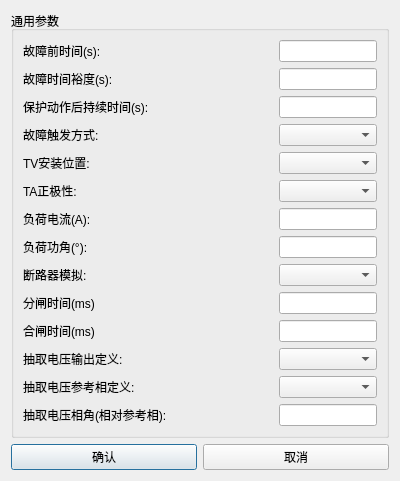
<?xml version="1.0" encoding="UTF-8"?>
<ui version="4.0">
 <class>QDistanceCommonParasDlg</class>
 <widget class="QDialog" name="QDistanceCommonParasDlg">
  <property name="geometry">
   <rect>
    <x>0</x>
    <y>0</y>
    <width>400</width>
    <height>387</height>
   </rect>
  </property>
  <property name="windowTitle">
   <string>通用参数设置</string>
  </property>
  <layout class="QGridLayout" name="gridLayout_2">
   <item row="0" column="0">
    <widget class="QGroupBox" name="groupBox">
     <property name="title">
      <string>通用参数</string>
     </property>
     <layout class="QGridLayout" name="gridLayout_4">
      <item row="8" column="1">
       <widget class="QComboBox" name="m_cmbBreaker"/>
      </item>
      <item row="8" column="0">
       <widget class="QLabel" name="m_labBreaker">
        <property name="text">
         <string>断路器模拟:</string>
        </property>
       </widget>
      </item>
      <item row="10" column="0">
       <widget class="QLabel" name="m_labCloseTime">
        <property name="text">
         <string>合闸时间(ms)</string>
        </property>
       </widget>
      </item>
      <item row="9" column="0">
       <widget class="QLabel" name="m_labBreakTime">
        <property name="text">
         <string>分闸时间(ms)</string>
        </property>
       </widget>
      </item>
      <item row="9" column="1">
       <widget class="QLineEdit" name="m_txtBreakTime"/>
      </item>
      <item row="10" column="1">
       <widget class="QLineEdit" name="m_txtCloseTime"/>
      </item>
      <item row="2" column="0">
       <widget class="QLabel" name="m_labTimeAfter">
        <property name="text">
         <string>保护动作后持续时间(s):</string>
        </property>
       </widget>
      </item>
      <item row="2" column="1">
       <widget class="QLineEdit" name="m_txtTimeAfter"/>
      </item>
      <item row="4" column="0">
       <widget class="QLabel" name="m_labPTPos">
        <property name="text">
         <string>TV安装位置:</string>
        </property>
       </widget>
      </item>
      <item row="3" column="1">
       <widget class="QComboBox" name="m_cmbFaultTrig"/>
      </item>
      <item row="4" column="1">
       <widget class="QComboBox" name="m_cmbPTPos"/>
      </item>
      <item row="3" column="0">
       <widget class="QLabel" name="m_labFaultTrig">
        <property name="text">
         <string>故障触发方式:</string>
        </property>
       </widget>
      </item>
      <item row="6" column="0">
       <widget class="QLabel" name="m_labILoad">
        <property name="text">
         <string>负荷电流(A):</string>
        </property>
       </widget>
      </item>
      <item row="5" column="0">
       <widget class="QLabel" name="m_labCTPos">
        <property name="text">
         <string>TA正极性:</string>
        </property>
       </widget>
      </item>
      <item row="6" column="1">
       <widget class="QLineEdit" name="m_txtILoad"/>
      </item>
      <item row="5" column="1">
       <widget class="QComboBox" name="m_cmbCTPos"/>
      </item>
      <item row="7" column="0">
       <widget class="QLabel" name="m_labILoadPh">
        <property name="text">
         <string>负荷功角(°):</string>
        </property>
       </widget>
      </item>
      <item row="7" column="1">
       <widget class="QLineEdit" name="m_txtILoadPh"/>
      </item>
      <item row="11" column="0">
       <widget class="QLabel" name="m_labVzDefine">
        <property name="text">
         <string>抽取电压输出定义:</string>
        </property>
       </widget>
      </item>
      <item row="12" column="0">
       <widget class="QLabel" name="m_labPsuVzRef">
        <property name="text">
         <string>抽取电压参考相定义:</string>
        </property>
       </widget>
      </item>
      <item row="11" column="1">
       <widget class="QComboBox" name="m_cmbVzDefine"/>
      </item>
      <item row="12" column="1">
       <widget class="QComboBox" name="m_cmbPsuVzRef"/>
      </item>
      <item row="13" column="0">
       <widget class="QLabel" name="m_labVzPh">
        <property name="minimumSize">
         <size>
          <width>250</width>
          <height>0</height>
         </size>
        </property>
        <property name="text">
         <string>抽取电压相角(相对参考相):</string>
        </property>
       </widget>
      </item>
      <item row="13" column="1">
       <widget class="QLineEdit" name="m_txtVzPh"/>
      </item>
      <item row="0" column="0">
       <widget class="QLabel" name="m_labPreFaultTime">
        <property name="text">
         <string>故障前时间(s):</string>
        </property>
       </widget>
      </item>
      <item row="1" column="0">
       <widget class="QLabel" name="m_labFaultTime">
        <property name="text">
         <string>故障时间裕度(s):</string>
        </property>
       </widget>
      </item>
      <item row="0" column="1">
       <widget class="QLineEdit" name="m_txtPreFaultTime"/>
      </item>
      <item row="1" column="1">
       <widget class="QLineEdit" name="m_txtFaultTime"/>
      </item>
     </layout>
    </widget>
   </item>
   <item row="1" column="0">
    <layout class="QHBoxLayout" name="horizontalLayout">
     <item>
      <widget class="QPushButton" name="m_btnOK">
       <property name="text">
        <string>确认</string>
       </property>
      </widget>
     </item>
     <item>
      <widget class="QPushButton" name="m_btnCancel">
       <property name="text">
        <string>取消</string>
       </property>
      </widget>
     </item>
    </layout>
   </item>
  </layout>
 </widget>
 <resources/>
 <connections/>
</ui>
